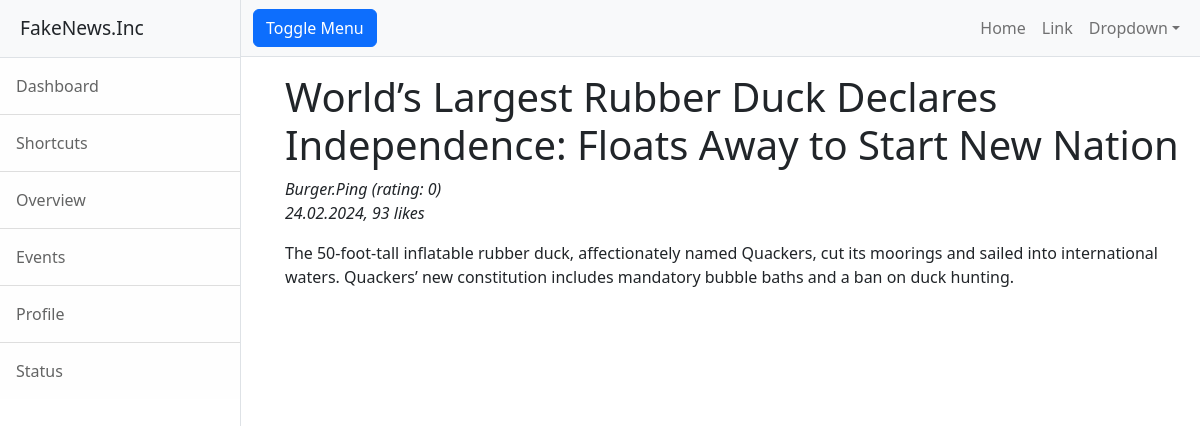
Screenshot of /fake_news_app/posts/18 with the database file from the repository.
### fake_news_app/models.py (models this page shows, shortened)
class Post(models.Model):
    author = models.ForeignKey(Author, on_delete=models.CASCADE) # one-to-many relationship with Author model
    post_type = models.CharField(max_length=16, choices=[('A', 'article'), ('N', 'news')], default='A') # field with choice - 'article' or 'news'
    created_at = models.DateTimeField(auto_now_add=True) # date and time of creation
    post_category = models.ManyToManyField(Category, through='PostCategory') # many-to-many relationship with Category model
    title = models.CharField(max_length=256) # article/news title
    content = models.TextField() # article/news text
    rating_post = models.IntegerField(default=0) # article/news rating
    def return_date(self):
        return self.created_at.strftime("%d.%m.%Y")

class Author(models.Model):
    a_user = models.OneToOneField(User, on_delete=models.CASCADE) # one-to-one relationship with User model
    a_rating = models.IntegerField(default=0) # user rating

### fake_news_app/views.py (the view)
# urls.py: path('posts/<str:id>', detail_function, name='detail_function'),
def detail_function(request, id):
    news_post = Post.objects.get(id=id)
    return render(request, 'news_post.html', context={'post': news_post})

### fake_news_app/templatetags/censor_filter.py (called while the page is built)
@register.filter(name='censor')
@stringfilter
def censor(value):
    bad_words = ['Trump', 'Biden', 'Vivek', 'Musk', 'Harris', ]
    for word in bad_words:
        value = value.replace(word, word[0] + '*' * (len(word) - 1))
    return value

### templates/flatpages/news_post.html (shortened to what this page needs)
{% extends 'news.html' %}
{% load static %}
{% load censor_filter %}
{% block title %}
    <h1> {{ post.title|censor }} </h1>
    <p>
        <em> {{post.author.a_user}} (rating: {{post.author.a_rating}}) </em> <br>
        <em> {{ post.return_date }}, {{post.rating_post}} likes </em>
    </p>
    <p> {{ post.content|censor}} </p>
{% endblock %}

### rows the page displays
Post: title|censor "World’s Largest Rubber Duck Declares Independence: Floats Away to Start New Nation", author.a_user "Burger.Ping", author.a_rating "0", return_date "24.02.2024", rating_post "93", content|censor "The 50-foot-tall inflatable rubber duck, affectionately named Quackers, cut its moorings and sailed into international waters. Quackers’ new constitution includes mandatory bubble baths and a ban on duck hunting."
